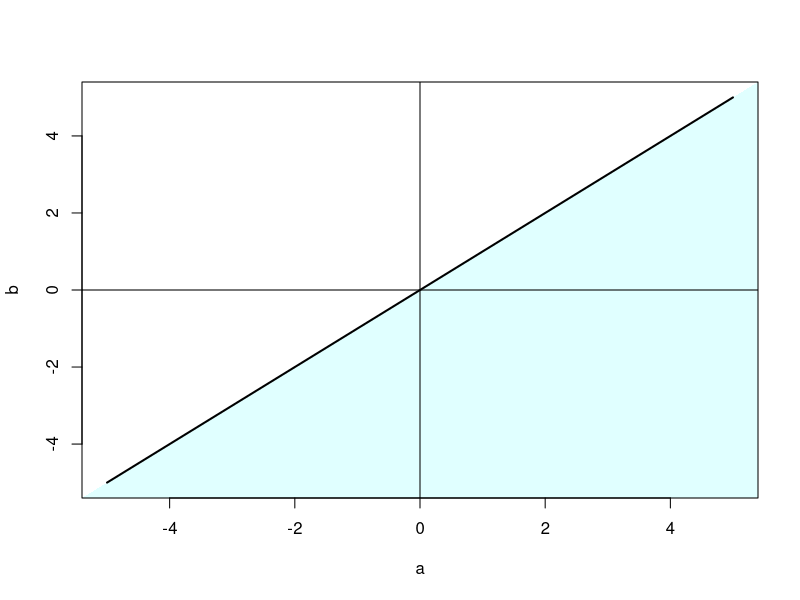

R code for this plot:
# TODO: Add comment
# 
# Author: ortellic
###############################################################################


spazioParamDistrUnif <- function() {
	
	# definisci i vertici del poligono utilizzato per colorare l'area
    x = c(-6,-6, 8,6)
	y = c(-6,-8,-8,6)

	# esegui il plot
	plot(-5:5,-5:5,type="l",lwd=2,xlab="a",ylab="b",
			panel.first=polygon(x,y,col="lightcyan",border = NA))

	abline(h=0)
	abline(v=0)
}

spazioParamDistrUnif()